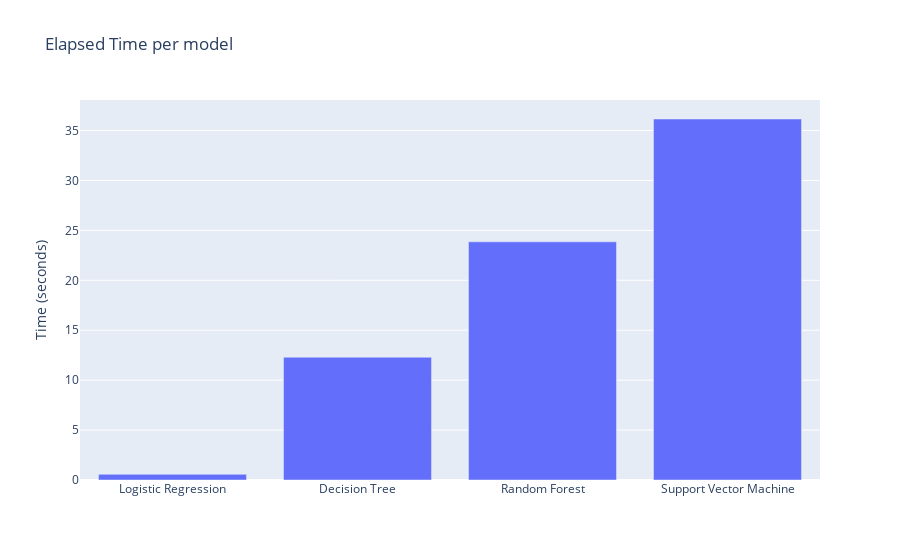

Notebook source saved alongside this figure:
### Code cell
# Despite the best result, Random Forest is
# the model with the longest training time

fig = go.Figure(data=[
    go.Bar(name='Time', x=results['classifier'], y=results['time'])
])

fig.update_layout(
    title="Elapsed Time per model",
    yaxis_title="Time (seconds)",
)

fig.update_layout(barmode='group')
fig.show()

### Figure 1 — Plotly figure (JSON) as saved in the notebook; plotly's stock layout.template omitted (floating-point values rounded to 4 significant figures)
{"data": [{"name": "Time", "type": "bar", "x": ["Logistic Regression", "Decision Tree", "Random Forest", "Support Vector Machine"], "y": [0.5673, 12.3, 23.85, 36.16]}], "layout": {"barmode": "group", "title": {"text": "Elapsed Time per model"}, "yaxis": {"title": {"text": "Time (seconds)"}}}}
